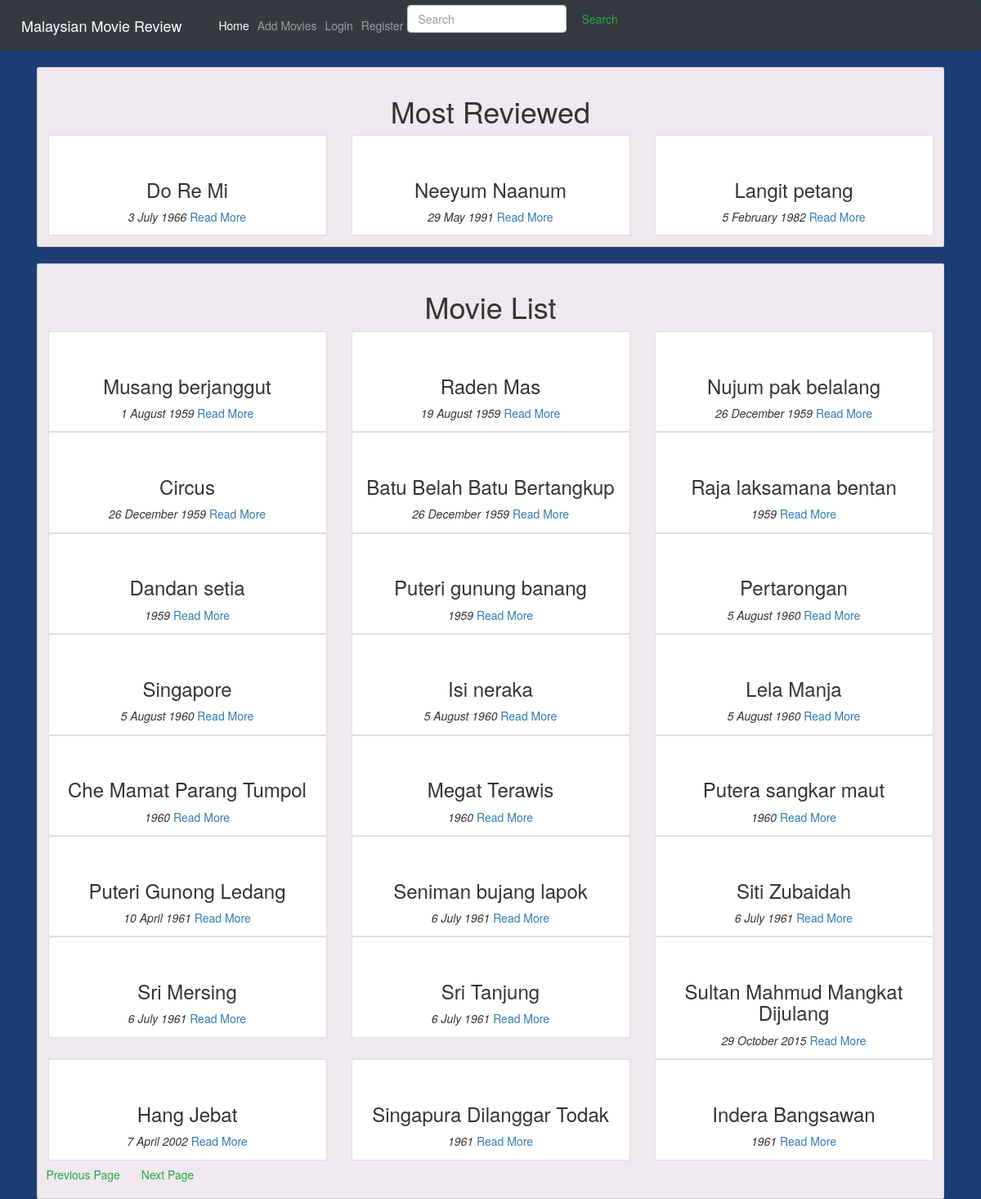
Screenshot of /?page=2 with the database file from the repository.
### main/models.py (models this page shows, shortened)
class Movie(models.Model):
    name = models.CharField(max_length=300)
    director = models.CharField(max_length=300)
    cast = models.CharField(max_length=300)
    description = models.TextField(max_length=5000)
    release_date = models.CharField(max_length=200)
    averageRating = models.FloatField(default=0)
    image = models.URLField(default=None, null=True)

### main/views.py (the view)
# urls.py: path('', views.home, name="home"),
def home(request):
    query = request.GET.get("title")
    allMovies = None
    banner = Movie.objects.all().filter(averageRating=8)[:3]
    if query:
        allMovies = Movie.objects.filter(name__icontains=query)
    else:
        allMovies = Movie.objects.all() # selct * from movie
    p = Paginator(allMovies, 24)
    page_num = request.GET.get('page', 1)
    try:
        page = p.page(page_num)
    except PageNotAnInteger:
        posts = p.page(1)
    except EmptPage:
        page = p.page(p.pnum_pages)
    context = {
        "movies": page,
        "banner": banner,
    }
    return render(request, 'main/index.html', context)

### main/templates/main/index.html (shortened to what this page needs)
{% extends 'main/base.html' %}
{% block content %}
<div class="container">
  <div class="card" id="backdrop">
  <div class="card-body">
    <div class="row justify-content-center">
      <h1>Most Reviewed</h1>
    </div>
    <div class="row">
        {% for movie in banner %}
        <div class="col-md-4">
            <div class="card">
                <div class="card-body">
                    <div class="text-center">
                    <h3 class="text-center">{{ movie.name }}</h3>
                    <i class="text-center">{{ movie.release_date}}</i>
                    <a href="{% url 'main:detail' movie.id %}">Read More</a>
                    </div>
                </div>
            </div>
        </div>
        {% endfor %}
    </div>
  </div>
</div>
</div>
<div class="container">
    <br>
    <div class="card" id="backdrop">
        <div class="card-body">
          <div class="row justify-content-center">
            <h1>Movie List</h1>
          </div>
            <div class="row">
                {% for movie in movies %}
                <div class="col-md-4">
                    <div class="card">
                        <div class="card-body">
                            <div class="text-center">
                            <h3 class="text-center">{{ movie.name }}</h3>
                            <i class="text-center">{{ movie.release_date}}</i>
                            <a href="{% url 'main:detail' movie.id %}">Read More</a>
                            </div>
                        </div>
                    </div>
                </div>
                {% endfor %}
                {% if movies.has_previous %}
                <a class="btn btn-outline-success my-2 my-sm-0" href="{% url 'main:home' %}?page={{movies.previous_page_number}}">Previous Page</a>
                {% endif %}
                {% if movies.has_next %}
                <a class="btn btn-outline-success my-2 my-sm-0" href="{% url 'main:home' %}?page={{movies.next_page_number}}">Next Page</a>
                {% endif %}
            </div>
        </div>
    </div>
</div>
{% endblock %}

### main/static/css/main.css (style rules this page uses)
body { background-color: #1c3d75; }
#backdrop { background-color: #efe8ee; }

### rows the page displays
Movie: name "Do Re Mi", release_date "3 July 1966"
Movie: name "Neeyum Naanum", release_date "29 May 1991"
Movie: name "Langit petang", release_date "5 February 1982"
Movie: name "Musang berjanggut", release_date "1 August 1959"
Movie: name "Raden Mas", release_date "19 August 1959"
Movie: name "Nujum pak belalang", release_date "26 December 1959"
Movie: name "Circus", release_date "26 December 1959"
Movie: name "Batu Belah Batu Bertangkup", release_date "26 December 1959"
Movie: name "Raja laksamana bentan", release_date "1959"
Movie: name "Dandan setia", release_date "1959"
Movie: name "Puteri gunung banang", release_date "1959"
Movie: name "Pertarongan", release_date "5 August 1960"
Movie: name "Singapore", release_date "5 August 1960"
Movie: name "Isi neraka", release_date "5 August 1960"
Movie: name "Lela Manja", release_date "5 August 1960"
Movie: name "Che Mamat Parang Tumpol", release_date "1960"
Movie: name "Megat Terawis", release_date "1960"
Movie: name "Putera sangkar maut", release_date "1960"
Movie: name "Puteri Gunong Ledang", release_date "10 April 1961"
Movie: name "Seniman bujang lapok", release_date "6 July 1961"
Movie: name "Siti Zubaidah", release_date "6 July 1961"
Movie: name "Sri Mersing", release_date "6 July 1961"
Movie: name "Sri Tanjung", release_date "6 July 1961"
Movie: name "Sultan Mahmud Mangkat Dijulang", release_date "29 October 2015"
Movie: name "Hang Jebat", release_date "7 April 2002"
Movie: name "Singapura Dilanggar Todak", release_date "1961"
Movie: name "Indera Bangsawan", release_date "1961"
